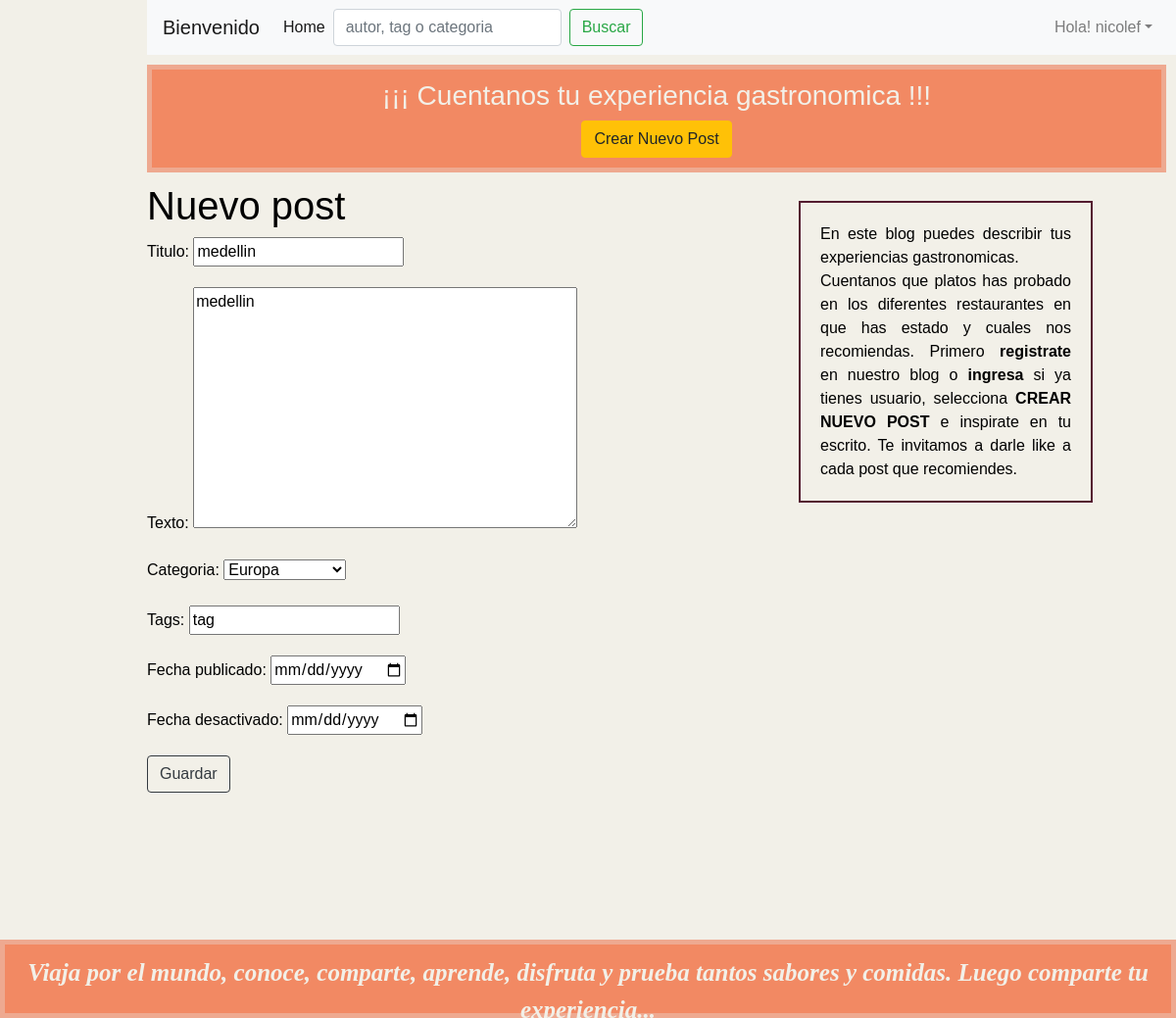
The page /blog/post/23/edit/ (signed in) on the database its author committed.
### restaurante/models.py (models this page shows, shortened)
class PostRestaurant(models.Model):
    autor = models.ForeignKey(User, on_delete=models.PROTECT)
    titulo = models.CharField(max_length=200)
    texto = models.TextField()
    fecha_creacion = models.DateTimeField(auto_now_add=True)
    fecha_publicado = models.DateField(default=date.today)
    fecha_desactivado = models.DateField(blank=True, null=True)
    fecha_edicion = models.DateTimeField(auto_now=True)
    categoria = models.CharField(max_length=50, choices=TIPO_OPCIONES, default=SUR_AMERICA)
    tags = models.CharField(max_length=100, null=True, blank=True, default= 'tag')
    likes = models.ManyToManyField(User, related_name='likes', blank=True)

### restaurante/views.py (the view)
# urls.py: path('post/<int:pk>/edit/', views.post_edit, name='post_edit'),
@login_required()
def post_edit(request, pk):
    user = request.user
    post = get_object_or_404(PostRestaurant, pk=pk)
    if user == post.autor or user.is_superuser:
        if request.method == "POST":
            form = RestauranteForm(request.POST, instance=post)
            if form.is_valid():
                post = form.save(commit=False)
                post.autor = request.user
                post.save()
                return redirect('restaurante:post_detail', pk=post.pk)
        else:
            form = RestauranteForm(instance=post)
            context = {
                'form': form,
            }
        return render(request, 'restaurante/post_edit.html', context)
    else:
        return redirect('restaurante:post_restaurant')

### restaurante/forms.py
class RestauranteForm(forms.ModelForm):
    class Meta:
        model = PostRestaurant
        fields = ('titulo', 'texto','categoria','tags', 'fecha_publicado','fecha_desactivado',)
        widgets = {
            'fecha_publicado': forms.DateTimeInput(attrs={'type': 'date'}),
            'fecha_desactivado': forms.DateTimeInput(attrs={'type': 'date'}),
        }

### restaurante/templates/restaurante/post_edit.html (shortened to what this page needs)
{% extends 'restaurante/base.html' %}
{% block content %}
    <h1>Nuevo post</h1>
    <form method="POST" class="post-form">{% csrf_token %}
        {{ form.as_p }}
        <button type="submit" class="btn btn-outline-dark">Guardar</button>
    </form>
{% endblock %}

### restaurante/templates/restaurante/navbar.html (shortened to what this page needs)
<nav class="navbar navbar-expand-lg navbar-light bg-light">
  <a class="navbar-brand" href="#">Bienvenido</a>
    <div class="collapse navbar-collapse" id="navbarSupportedContent">
      <ul class="navbar-nav mr-auto">
        <li class="nav-item active">
          <a class="nav-link" href="{% url 'restaurante:post_restaurant' %}">Home <span class="sr-only">(current)</span></a>
        </li>
        <form class="form-inline my-2 my-lg-0">
            <input class="form-control mr-sm-2" type="search" placeholder="autor, tag o categoria" aria-label="Search" name='q'>
            <button class="btn btn-outline-success my-2 my-sm-0" type="submit">Buscar</button>
        </form>
      </ul>
      <ul class="navbar-nav">
        {% if request.user.is_authenticated %}
        <li class="nav-item dropdown">
          <a class="nav-link dropdown-toggle" href="#" id="navbarDropdown" role="button" data-toggle="dropdown" aria-haspopup="true" aria-expanded="false">Hola!  {{ request.user }}</a>
        {% endif %}
      </ul>
    </div>
</nav>

### restaurante/static/css/style.css (style rules this page uses)
html { position: relative; min-height: 100%; }
body { padding-left: 150px; color: #000000; margin-bottom: 150px; background-color: #F2F0E8; font-family: sans-serif }

### rows shown on the page
PostRestaurant: titulo "medellin", texto "medellin", categoria "Europa", tags "tag"

### other values the page prints
{{ request.user }} "nicolef"
